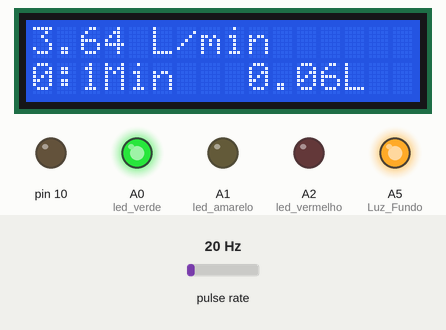
Bench run of a sketch on a simulated Arduino Uno, built with avr-gcc and run on an emulated ATmega328P. On the bench: 16×2 character LCD, output pins drawn as LEDs (lit = HIGH). Wiring (inferred from the names in the program): pulse sensor: data pin 2. The test bench sets the inputs (shaded band); at power-on: pulse rate 20 Hz. Storage starts empty; what the sketch prints to the serial monitor is not drawn.

Above: at 1.6 s.
1.7 s: pulse rate (sensor on pin 2) set to 53 Hz
At 2.7 s:
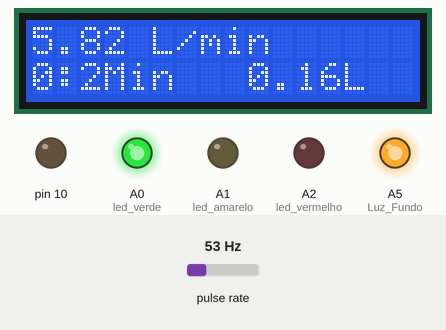
4.6 s: pulse rate (sensor on pin 2) set to 59 Hz
At 5.7 s:
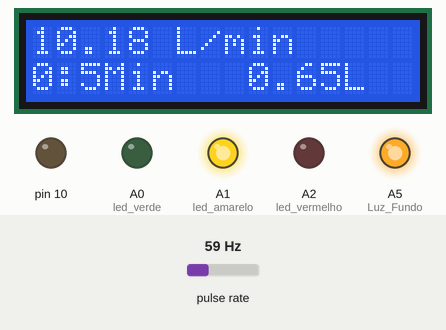
7.6 s: pulse rate (sensor on pin 2) set to 106 Hz
At 8.7 s:
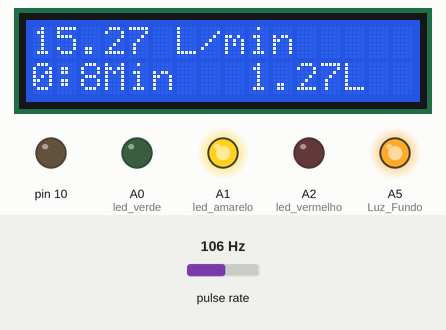
10.6 s: pulse rate (sensor on pin 2) set to 113 Hz
At 12.8 s:
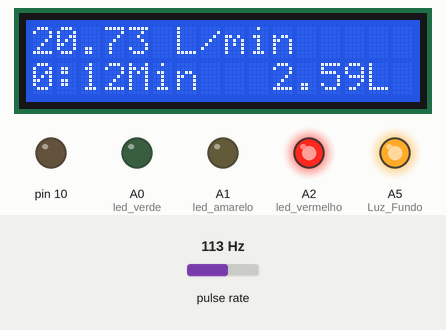
13.6 s: pulse rate (sensor on pin 2) set to 4 Hz
At 15.8 s:
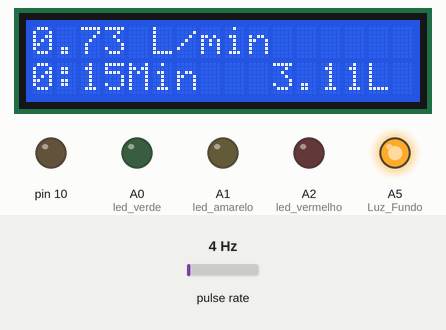
Timing chart, 0 to 17.3 s (numbered marks = the images above; inputs shaded):
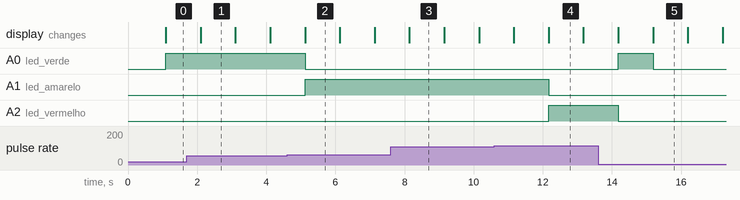

Measured:
- the behaviour switches between 55 and 56 Hz on pulse rate (sensor on pin 2) (found by bisection; images 1 and 2)
- the behaviour switches between 109 and 110 Hz on pulse rate (sensor on pin 2) (found by bisection; images 3 and 4)
- after the input at 4.6 s, A0 (led_verde): HIGH → LOW after 0.52 s; A1 (led_amarelo): LOW → HIGH after 0.52 s
- after the input at 10.6 s, A1 (led_amarelo): HIGH → LOW after 1.6 s; A2 (led_vermelho): LOW → HIGH after 1.6 s
- after the input at 13.6 s, A0 (led_verde): LOW → HIGH after 0.58 s, → LOW 1.0 s later; A2 (led_vermelho): HIGH → LOW after 0.58 s
- what the display in image 1 shows lasts 1.0 s, from 2.1 s to 3.1 s

The sketch:

SensorFluxoAgua_Display_LEDs_SDCard_v2.ino
```cpp
// Carregar bibliotecas
#include <LiquidCrystal.h>
#include <SD.h>

// Pinagem - display LCD
#define Luz_Fundo   A5
LiquidCrystal lcd(8, 9, 5, 6, 3, 7);

// Pinagem - LEDs
int led_verde = A0; // GND com R 220 omhs no GND; VCC no A0
int led_amarelo = A1; // GND com R 220 omhs no GND; VCC no A1
int led_vermelho = A2; // GND com R 220 omhs no GND; VCC no A2

// Pinagem - SD card
// Pins 4 (SD_CS); 11 (SD_DI); 12 (SD_DO); 13 (SD_CLK) e 10
// o CS pin (10 no Arduino Uno) deve ser deixado como output e sem nada
// para que a biblioteca sd funcione
const int chipSelect = 4;
File gFile;
int number = 0;

// Pinagem - fluxo agua
// pin 2 (data); 5v (vcc); gnd (gnd)
float vazao;          //Variável para armazenar o valor em L/min
float media = 0;      //Variável para fazer a média
int contaPulso;       //Variável para a quantidade de pulsos
int i = 0;            //Variável para segundos
int Min = 00;         //Variável para minutos
float Litros = 0;     //Variável para Quantidade de agua
float MiliLitros = 0; //Variavel para Conversão

void setup()
{
  Serial.begin(9600); //Inicia a serial com um baud rate de 9600

  pinMode(2, INPUT); // Pinagem - fluxo agua
  attachInterrupt(0, incpulso, RISING); //Configura o pino 2(Interrupção 0) para trabalhar como interrupção
//  Serial.println("\n\nInicio\n\n"); //Imprime Inicio na serial

  lcd.begin(16,2); //Inicializa LCD
  lcd.clear(); //Limpa o LCD
  pinMode(Luz_Fundo,OUTPUT); //define o pino como saída
  digitalWrite(Luz_Fundo,HIGH); // Liga a luz do display

  pinMode(led_verde,OUTPUT);
  pinMode(led_amarelo,OUTPUT);
  pinMode(led_vermelho,OUTPUT);

  Serial.print("Iniciando SD card...");
  pinMode(SS, OUTPUT); // ou pino 10
  if (!SD.begin(chipSelect))
  {
    Serial.println("SD card falhou!");
      lcd.setCursor(0,1);
      lcd.print("SD card falhou!");
    while (1) ;
  }
    gFile = SD.open("dados.txt", FILE_WRITE);
  if (! gFile)
  {
    Serial.println("Erro no arquivo de dados!");
      lcd.setCursor(0,1);
      lcd.print("(Arquivo falhou!)");
     while (1) ;
  }
    Serial.println("Coleta de dados iniciada.");
}


void loop ()
{
  contaPulso = 0;   //Zera a variável para contar os giros por segundos
  sei();      //Habilita interrupção
  delay (1000); //Aguarda 1 segundo
  cli();      //Desabilita interrupção

  vazao = contaPulso / 5.5; //Converte para L/min
  media=media+vazao; //Soma a vazão para o calculo da media
  i++;

  Serial.print(vazao); //Imprime na serial o valor da vazão
  Serial.print(" L/min - "); //Imprime L/min
  Serial.print(i); //Imprime a contagem i (segundos)
  Serial.println("s"); //Imprime s indicando que está em segundos

  // Coletar dados no sd card
  gFile.print(number);  // numeracao - coletando 1 dado por segundo
  gFile.print(", "); // virgula para facilitar geracao de planilhas
  gFile.print(vazao); // coletando dados de vazao de agua por
  gFile.print(", "); // virgula para facilitar geracao de planilhas
  gFile.print(Min); // segundos/minutos passados
  gFile.print(", "); // virgula para facilitar geracao de planilhas
  gFile.print(Litros); // quantidade de litros passada pelo sensor

  lcd.setCursor(0, 0);
  lcd.print(vazao);        //Escreve no display o valor da vazão
  lcd.print(" L/min ");    //Escreve L/min
  lcd.setCursor(0, 1);
  lcd.print(Min);
  lcd.print(":");         //Escreve :
  lcd.print(i);           //Escreve a contagem i (segundos)
  lcd.print("Min   ");    //Escreve :
  MiliLitros = vazao / 60;
  Litros = Litros + MiliLitros;
  lcd.print(Litros);
  lcd.print("L  ");

  // outuputs de acordo com vazao de agua
  if (vazao >20 && vazao <30)
  {
    digitalWrite(led_verde, LOW);
    digitalWrite(led_amarelo, LOW);
    digitalWrite(led_vermelho, HIGH);
  }
  if (vazao >10 && vazao <20)
  {
    digitalWrite(led_verde, LOW);
    digitalWrite(led_amarelo, HIGH);
    digitalWrite(led_vermelho, LOW);
  }
  if (vazao > 1 && vazao <10)
  {
    digitalWrite(led_verde, HIGH);
    digitalWrite(led_amarelo, LOW);
    digitalWrite(led_vermelho, LOW);
  }
  if (vazao > 0 && vazao <1)
  {
    digitalWrite(led_verde, LOW);
    digitalWrite(led_amarelo, LOW);
    digitalWrite(led_vermelho, LOW);
  }

   if(i==60)
  {
    Min++;
    lcd.print(Min);

    if (Min >= 60)
    {
      Min = 0;
    }
    media = media / 60;                    //faz a média
    Serial.print("\nMedia por minuto = "); //Imprime a frase Media por minuto =
    Serial.print(media);                   //Imprime o valor da media
    Serial.println(" L/min - ");           //Imprime L/min
    media = 0;                             //Zera a variável media para uma nova contagem
    i = 0;                                 //Zera a variável i para uma nova contagem
  }

}


void incpulso ()
{
  contaPulso++; //Incrementa a variável de contagem dos pulsos
}
```
